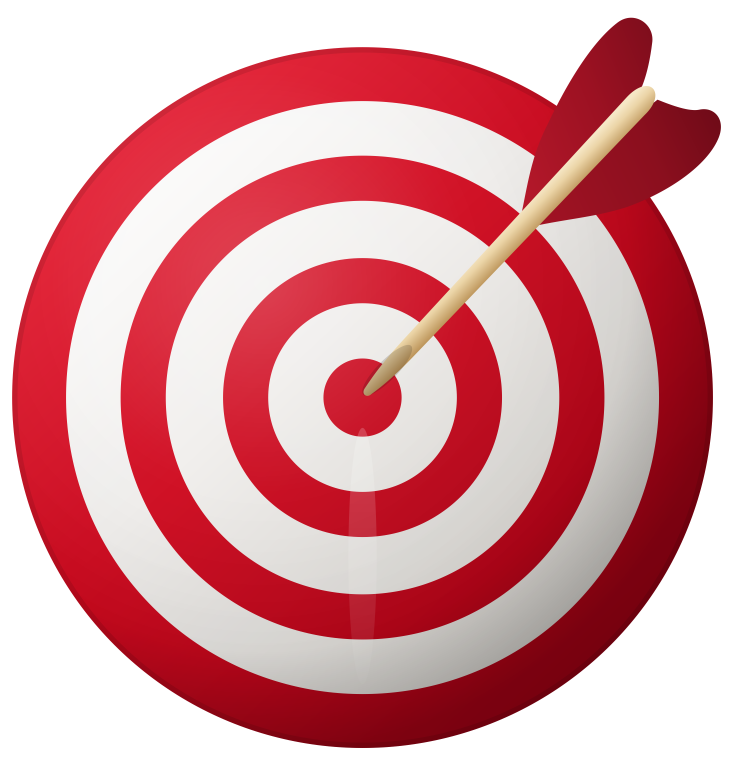
#> input picture ferramentas/alvo-flecha-3000px.png, 3000 x 3040 px (shown at 1/4 size)
$ python gerar-icones.py
#> lines starting #> are read from the running program, lines starting #| are printed output that depends on the picture
# Gera os arquivos de icone de assets/icon/ a partir do alvo com a flecha.
#
#   python ferramentas/gerar-icones.py
#
# A fonte do desenho e assets/icon/favicon.svg. Como ele usa gradiente e filtro
# de sombra, rasterizar por geometria em Pillow (como era o icone antigo) nao
# reproduz mais o desenho - entao a rasterizacao vem de um PNG grande exportado
# do proprio SVG, guardado aqui em ferramentas/alvo-flecha-3000px.png, e daqui
# para baixo e so reducao em LANCZOS.
#
# Mexeu no SVG: exportar o PNG de 3000px de novo (abrir o SVG no navegador em
# 3000px e salvar), substituir o arquivo aqui e rodar este script.
#
# Por que cada tamanho tem tratamento proprio: o desenho tem SETE aneis. A 180px
# e a 512px isso e detalhe bonito; a 32px os aneis brancos ja lavam para rosa, e
# a 16px viram um borrao. Por isso os tamanhos pequenos levam saturacao (e o de
# 16px tambem um unsharp) - sem isso a aba do navegador mostra uma bola rosa.
# Nao trocar por um desenho simplificado sem falar: o pedido foi usar ESTE alvo.

import struct
from pathlib import Path

from PIL import Image, ImageEnhance, ImageFilter

AQUI = Path(__file__).resolve().parent
RAIZ = AQUI.parent
FONTE = AQUI / "alvo-flecha-3000px.png"
DESTINO = RAIZ / "assets" / "icon"
BG = (0x12, 0x14, 0x1C, 255)   # --bg do site: o unico fundo usado nos icones

# --- mestre quadrado, o desenho centrado com 2% de folga -------------------
im = Image.open(FONTE).convert("RGBA")
#> im is the input picture: PIL image 3000x3040 RGBA; mean R, G, B, A 142.3, 77.9, 83.4, 178.9
x0, y0, x1, y1 = im.getchannel("A").getbbox()
#> x0 = 48; y0 = 70; x1 = 2884; y1 = 2992
cx, cy = (x0 + x1) / 2, (y0 + y1) / 2
#> cx = 1466; cy = 1531
lado = int(max(x1 - x0, y1 - y0) * 1.02)
#> lado = 2980
MESTRE = Image.new("RGBA", (lado, lado), (0, 0, 0, 0))
#> MESTRE: PIL image 2980x2980 RGBA; every value is 0
MESTRE.paste(im, (int(lado / 2 - cx), int(lado / 2 - cy)))
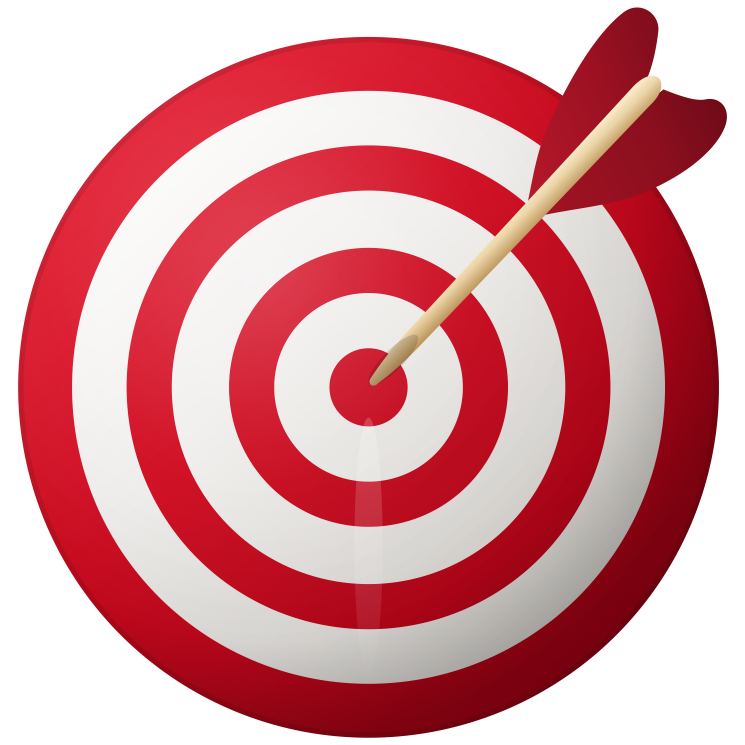
#> MESTRE: PIL image 2980x2980 RGBA (shown at 1/4 size); mean R, G, B, A 146.1, 80, 85.6, 183.7; transparent parts drawn white


def icone(px, fundo=None, ocupa=1.0, cor=1.0, nitidez=0):
    """Um icone quadrado de px. 'ocupa' e a fracao do lado que o desenho toma
    (so faz sentido com fundo), 'cor' e o ganho de saturacao e 'nitidez' o
    percentual de unsharp - os dois servem aos tamanhos pequenos."""
    d = int(px * ocupa)
    arte = MESTRE.resize((d, d), Image.LANCZOS)
    if cor != 1.0:
        arte = ImageEnhance.Color(arte).enhance(cor)
    if nitidez:
        arte = arte.filter(ImageFilter.UnsharpMask(radius=1, percent=nitidez, threshold=0))
    base = Image.new("RGBA", (px, px), fundo or (0, 0, 0, 0))
    base.alpha_composite(arte, ((px - d) // 2, (px - d) // 2))
    return base


def salvar_ico(caminho, imagens):
    """Escreve um .ico com um PNG por tamanho. Pillow, no save de ICO, reduz ele
    mesmo a partir de uma imagem so - e ai o de 16px sai sem o tratamento que
    ele precisa. O container e simples, entao vale montar na mao."""
    from io import BytesIO
    blocos = []
    for img in imagens:
        buf = BytesIO()
        img.save(buf, format="PNG")
        blocos.append((img.width, buf.getvalue()))
    cabecalho = struct.pack("<HHH", 0, 1, len(blocos))
    deslocamento = len(cabecalho) + 16 * len(blocos)
    entradas, dados = b"", b""
    for px, bruto in blocos:
        entradas += struct.pack("<BBBBHHII", px % 256, px % 256, 0, 0, 1, 32,
                                len(bruto), deslocamento + len(dados))
        dados += bruto
    caminho.write_bytes(cabecalho + entradas + dados)


# --- os arquivos que o index.html referencia -------------------------------
icone(32, cor=1.25).save(DESTINO / "favicon-32.png")
#> in icone, `arte = ImageEnhance.Color(arte).enhance(cor)`:
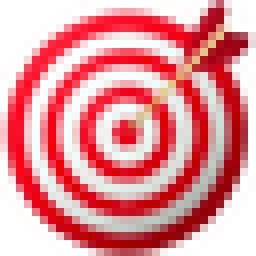
#> arte: PIL image 32x32 RGBA (shown 8 times larger); mean R, G, B, A 178.7, 77.3, 84.3, 183.7; transparent parts drawn white
#> in icone, `base = Image.new("RGBA", (px, px), fundo or (0, 0, 0, 0))`: base: PIL image 32x32 RGBA; every value is 0
icone(180, BG, 0.94).save(DESTINO / "apple-touch-icon.png")
#> call 2 of icone, with px = 180, fundo = (18, 20, 28, 255), ocupa = 0.94, cor = 1, nitidez = 0
#> in icone (call 2), `d = int(px * ocupa)`: d = 169
#> in icone (call 2), `base = Image.new("RGBA", (px, px), fundo or (0, 0, 0, 0))`:
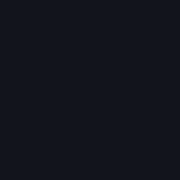
#> base: PIL image 180x180 RGBA; mean R, G, B, A 18, 20, 28, 255
#> in icone (call 2), `base.alpha_composite(arte, ((px - d) // 2, (px - d) // 2))`:
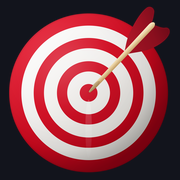
#> base: PIL image 180x180 RGBA; mean R, G, B, A 135.4, 77.9, 85.7, 255
icone(512, BG, 0.80).save(DESTINO / "og-image.png")
#> call 3 of icone, with px = 512, fundo = (18, 20, 28, 255), ocupa = 0.8, cor = 1, nitidez = 0
#> in icone (call 3), `d = int(px * ocupa)`: d = 409
#> in icone (call 3), `base.alpha_composite(arte, ((px - d) // 2, (px - d) // 2))`:
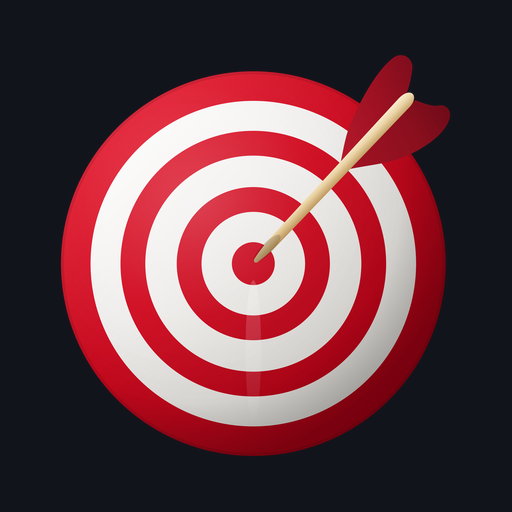
#> base: PIL image 512x512 RGBA; mean R, G, B, A 102.9, 61.9, 69.8, 255
salvar_ico(DESTINO / "favicon.ico", [
    icone(16, cor=1.30, nitidez=85),
    icone(32, cor=1.25),
    icone(48, cor=1.15),
])
#> call 4 of icone, with px = 16, ocupa = 1, cor = 1.3, nitidez = 85
#> in icone (call 4), `d = int(px * ocupa)`: d = 16
#> in icone (call 4), `arte = arte.filter(ImageFilter.UnsharpMask(radius=1, percent=nitidez, ..`:
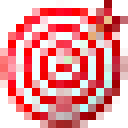
#> arte: PIL image 16x16 RGBA (shown 8 times larger); mean R, G, B, A 195.5, 82.1, 85.6, 182.3; transparent parts drawn white
#> in icone (call 4), `base = Image.new("RGBA", (px, px), fundo or (0, 0, 0, 0))`: base: PIL image 16x16 RGBA; every value is 0
#> in icone (call 6), `d = int(px * ocupa)`: d = 48
#> in icone (call 6), `arte = MESTRE.resize((d, d), Image.LANCZOS)`:
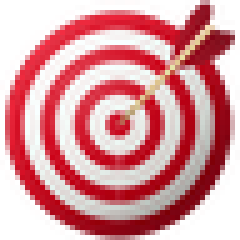
#> arte: PIL image 48x48 RGBA (shown 5 times larger); mean R, G, B, A 160.7, 81, 87.7, 183.7; transparent parts drawn white
#> in icone (call 6), `base = Image.new("RGBA", (px, px), fundo or (0, 0, 0, 0))`: base: PIL image 48x48 RGBA; every value is 0
#> in salvar_ico, `blocos = []`: blocos = []
#> the loop in salvar_ico, `for img in imagens:` made 3 passes
#> after the loop in salvar_ico, `for img in imagens:`: blocos = 3 items
#> in salvar_ico, `deslocamento = len(cabecalho) + 16 * len(blocos)`: deslocamento = 54
#> the loop in salvar_ico, `for px, bruto in blocos:` made 3 passes
#> px on passes 1 to 3: 16, 32, 48

for nome in ("favicon-32.png", "apple-touch-icon.png", "og-image.png", "favicon.ico"):
#> (the run stopped early here; a loop or call above may not have finished)
